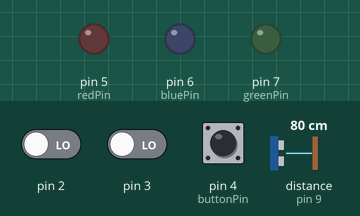
A sketch run on a simulated Arduino Uno, built with avr-gcc and run on an emulated ATmega328P. Shown: output pins drawn as LEDs (lit = HIGH). Inputs (shaded band) come from the test bench; at power-on: pin 2 LOW, pin 3 LOW, pin 4 (buttonPin) HIGH, distance to the obstacle (sensor on pin 9) 80 cm. The echo pulse lasts 58.3 µs per cm; pins used as bus, display or sensor lines are not drawn; what the sketch prints to the serial monitor is not drawn.

Above: at 1.2 s.
1.3 s: pin 2 driven HIGH
At 2.5 s:
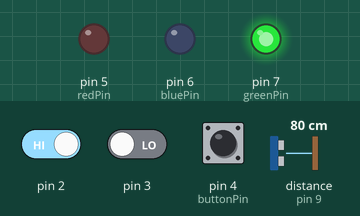
4.3 s: pin 3 driven HIGH
At 7.1 s:
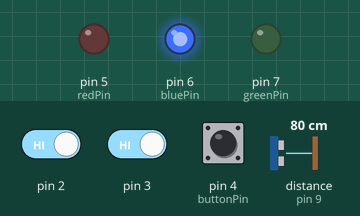
7.3 s: pin 3 driven LOW
10.3 s: pin 4 (buttonPin) pulled LOW for 3.2 s
16.5 s: pin 2 driven LOW and pin 4 (buttonPin) driven LOW
At 19.6 s:
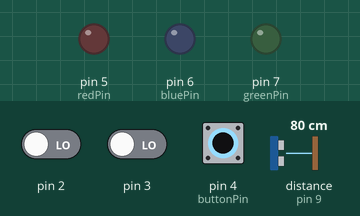
Timing chart, 0 to 20.5 s (numbered marks = the images above; inputs shaded):
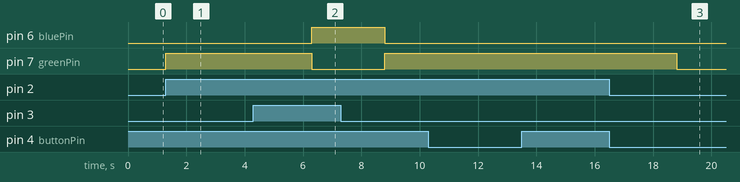

The sketch:

three_modes.ino
```cpp
const int greenPin = 7;
const int bluePin = 6;
const int redPin = 5;
const int buttonPin = 4;

const int TRIG_PIN = 8;
const int ECHO_PIN = 9;

int danger_mode = 0;
int danger_detected = 0;
int button_state = HIGH;
int last_button_state = HIGH;
int red_led_state = LOW;

long duration, distance;

void setup() {
  Serial.begin(9600);
  pinMode(buttonPin, INPUT_PULLUP);
  pinMode(greenPin, OUTPUT);
  pinMode(bluePin, OUTPUT);
  pinMode(redPin, OUTPUT);

  pinMode(TRIG_PIN, OUTPUT);
  pinMode(ECHO_PIN, INPUT);
}

void loop() {

  button_state = digitalRead(buttonPin);

  if (digitalRead(3) == HIGH) {
    Serial.write("work_mode");
    digitalWrite(bluePin, HIGH);
    delay(2500);
    digitalWrite(bluePin, LOW);
  }

  if (digitalRead(2) == HIGH) {
    Serial.write("chill_mode");
    digitalWrite(greenPin, HIGH);
    delay(2500);
    digitalWrite(greenPin, LOW);
  }

  if (button_state == LOW && last_button_state == HIGH) {
    if (danger_mode == 0) {
      danger_mode = 1;
      Serial.println("danger_mode_on");
    }
    else {
      danger_mode = 0;
      danger_detected = 0;
      digitalWrite(redPin, LOW);
      Serial.println("danger_mode_off");
    }
  }

  last_button_state = button_state;

  if (danger_mode == 1 && danger_detected == 0) {
    digitalWrite(TRIG_PIN, LOW);
    delayMicroseconds(2);
    digitalWrite(TRIG_PIN, HIGH);
    delayMicroseconds(10);
    digitalWrite(TRIG_PIN, LOW);
    duration = pulseIn(ECHO_PIN, HIGH);
    distance = (duration / 2) / 29.1;
    if (distance <= 88) {
      Serial.println("DANGER");
      danger_detected = 1;
      red_led_state = LOW;
    }
    else {
      digitalWrite(redPin, HIGH);
      delay(500);
      digitalWrite(redPin, LOW);
    }
  }

  // check if danger mode is on but danger is no longer detected
  if (danger_mode == 1 && danger_detected == 1 && distance > 88) {
    danger_detected = 0;
    red_led_state = LOW;
    digitalWrite(redPin, LOW);
    Serial.println("danger_mode_off");
  }

  digitalWrite(redPin, red_led_state);
}
```

Measured:
- after the input at 1.3 s, pin 7 (greenPin): LOW → HIGH at once
- after the input at 4.3 s, pin 6 (bluePin): LOW → HIGH after 2.0 s; pin 7 (greenPin): HIGH → LOW after 2.0 s
- after the input at 16.5 s, pin 7 (greenPin): HIGH → LOW after 2.3 s
